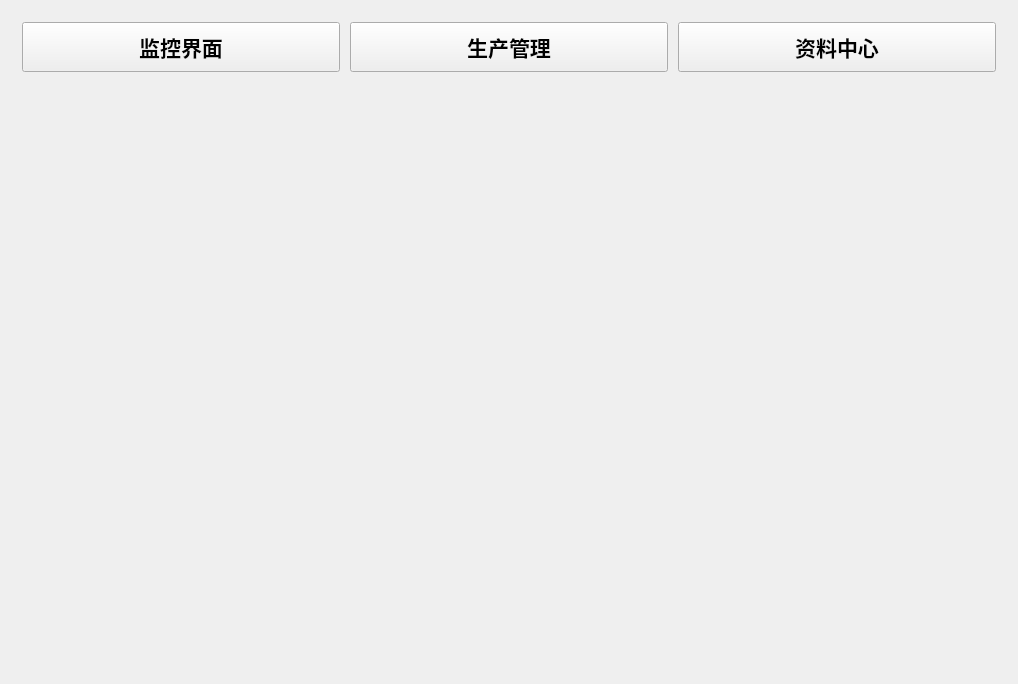
<?xml version="1.0" encoding="UTF-8"?>
<ui version="4.0">
 <class>MainWindow</class>
 <widget class="QMainWindow" name="MainWindow">
  <property name="geometry">
   <rect>
    <x>0</x>
    <y>0</y>
    <width>1018</width>
    <height>684</height>
   </rect>
  </property>
  <property name="font">
   <font>
    <pointsize>12</pointsize>
   </font>
  </property>
  <property name="windowTitle">
   <string>梁场T梁关键施工参数信息识别系统</string>
  </property>
  <property name="styleSheet">
   <string notr="true"/>
  </property>
  <property name="tabShape">
   <enum>QTabWidget::Rounded</enum>
  </property>
  <widget class="QWidget" name="centralWidget">
   <property name="styleSheet">
    <string notr="true"/>
   </property>
   <layout class="QVBoxLayout" name="verticalLayout">
    <property name="spacing">
     <number>0</number>
    </property>
    <item>
     <widget class="QWidget" name="widget" native="true">
      <property name="styleSheet">
       <string notr="true">/*background-color: #0072bc;*/
</string>
      </property>
      <layout class="QHBoxLayout" name="horizontalLayout">
       <property name="spacing">
        <number>10</number>
       </property>
       <property name="bottomMargin">
        <number>0</number>
       </property>
       <item>
        <widget class="QPushButton" name="page1">
         <property name="minimumSize">
          <size>
           <width>0</width>
           <height>50</height>
          </size>
         </property>
         <property name="font">
          <font>
           <pointsize>16</pointsize>
           <weight>75</weight>
           <bold>true</bold>
          </font>
         </property>
         <property name="styleSheet">
          <string notr="true">
/*#page1:hover{background-color: #0054a5;
  color: rgb(255, 255, 255);
background-color: #0072bc;
}*/</string>
         </property>
         <property name="text">
          <string>监控界面</string>
         </property>
        </widget>
       </item>
       <item>
        <widget class="QPushButton" name="page2">
         <property name="minimumSize">
          <size>
           <width>0</width>
           <height>50</height>
          </size>
         </property>
         <property name="font">
          <font>
           <pointsize>16</pointsize>
           <weight>75</weight>
           <bold>true</bold>
          </font>
         </property>
         <property name="styleSheet">
          <string notr="true">/*#page2:hover{background-color: #0054a5;
  color: rgb(255, 255, 255);}*/</string>
         </property>
         <property name="text">
          <string>生产管理</string>
         </property>
        </widget>
       </item>
       <item>
        <widget class="QPushButton" name="page3">
         <property name="minimumSize">
          <size>
           <width>0</width>
           <height>50</height>
          </size>
         </property>
         <property name="font">
          <font>
           <pointsize>16</pointsize>
           <weight>75</weight>
           <bold>true</bold>
          </font>
         </property>
         <property name="styleSheet">
          <string notr="true">/*#page3:hover{background-color: #0054a5;
  color: rgb(255, 255, 255);}*/</string>
         </property>
         <property name="text">
          <string>资料中心</string>
         </property>
        </widget>
       </item>
      </layout>
     </widget>
    </item>
    <item>
     <layout class="QHBoxLayout" name="horizontalLayout_2">
      <property name="spacing">
       <number>0</number>
      </property>
      <item>
       <widget class="QStackedWidget" name="stackedWidget">
        <widget class="QWidget" name="monitor"/>
        <widget class="QWidget" name="pro_manage"/>
       </widget>
      </item>
     </layout>
    </item>
   </layout>
  </widget>
 </widget>
 <layoutdefault spacing="6" margin="11"/>
 <resources/>
 <connections/>
</ui>
